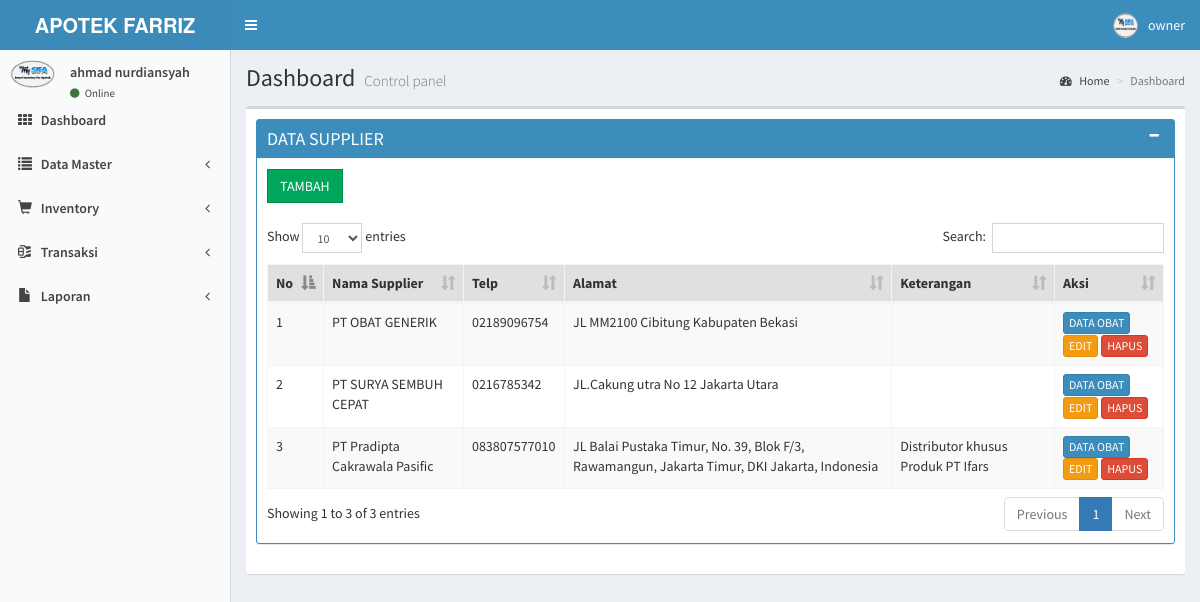
Page /masuk/media_admin.php?module=supplier (signed in) on the committed database.
### tables this page shows
CREATE TABLE `supplier` (
  `id_supplier` int(11) NOT NULL,
  `nm_supplier` varchar(100) NOT NULL,
  `tlp_supplier` varchar(30) NOT NULL,
  `alamat_supplier` text NOT NULL,
  `ket_supplier` text NOT NULL
);

### masuk/modul/mod_supplier/supplier.php (the view, shortened to what this page needs)
<?php
if (empty($_SESSION['username']) and empty($_SESSION['passuser'])) {
	echo "<link href=../css/style.css rel=stylesheet type=text/css>";
	echo "<div class='error msg'>Untuk mengakses Modul anda harus login.</div>";
} else {
	$aksi = "modul/mod_supplier/aksi_supplier.php";
	switch ($_GET['act']) {
		default:
			$tampil_supplier = mysqli_query($GLOBALS["___mysqli_ston"], "SELECT * FROM supplier ORDER BY id_supplier ASC");
?>
			<div class="box box-primary box-solid">
				<div class="box-header with-border">
					<h3 class="box-title">DATA SUPPLIER</h3>
					<div class="box-tools pull-right">
						<button class="btn btn-box-tool" data-widget="collapse"><i class="fa fa-minus"></i></button>
					</div>
				</div>
				<div class="box-body table-responsive">
					<a class='btn  btn-success btn-flat' href='?module=supplier&act=tambah'>TAMBAH</a>
					<br><br>
					<table id="example1" class="table table-bordered table-striped">
						<thead>
							<tr>
								<th>No</th>
								<th>Nama Supplier</th>
								<th>Telp</th>
								<th>Alamat</th>
								<th>Keterangan</th>
								<th width="70">Aksi</th>
							</tr>
						</thead>
						<tbody>
							<?php
							$no = 1;
							while ($r = mysqli_fetch_array($tampil_supplier)) {
								echo "<tr class='warnabaris' >
											<td>$no</td>
											 <td>$r[nm_supplier]</td>
											 <td>$r[tlp_supplier]</td>
											 <td>$r[alamat_supplier]</td>
											 <td>$r[ket_supplier]</td>
											 <td>
											 <a href='?module=supplier&act=dataobat&id=$r[id_supplier]' title='EDIT' class='btn btn-primary btn-xs'>DATA OBAT</a>
											 <a href='?module=supplier&act=edit&id=$r[id_supplier]' title='EDIT' class='btn btn-warning btn-xs'>EDIT</a>
											 <a href=javascript:confirmdelete('$aksi?module=supplier&act=hapus&id=$r[id_supplier]') title='HAPUS' class='btn btn-danger btn-xs'>HAPUS</a>
											</td>
										</tr>";
								$no++;
							}
							echo "</tbody></table>";
							?>
				</div>
			</div>
		<?php
			break;
		?>
	<?php
	}
}
	?>

### rows in the picture
supplier: nm_supplier "PT OBAT GENERIK", tlp_supplier "02189096754", alamat_supplier "JL MM2100 Cibitung Kabupaten Bekasi"
supplier: nm_supplier "PT SURYA SEMBUH CEPAT", tlp_supplier "0216785342", alamat_supplier "JL.Cakung utra No 12 Jakarta Utara"
supplier: nm_supplier "PT Pradipta Cakrawala Pasific", tlp_supplier "083807577010", alamat_supplier "JL Balai Pustaka Timur, No. 39, Blok F/3, Rawamangun, Jakarta Timur, DKI Jakarta, Indonesia", ket_supplier "Distributor khusus Produk PT Ifars"

### other values in the picture
$_SESSION['namauser'] "owner"
$_SESSION['namalengkap'] "ahmad nurdiansyah"
